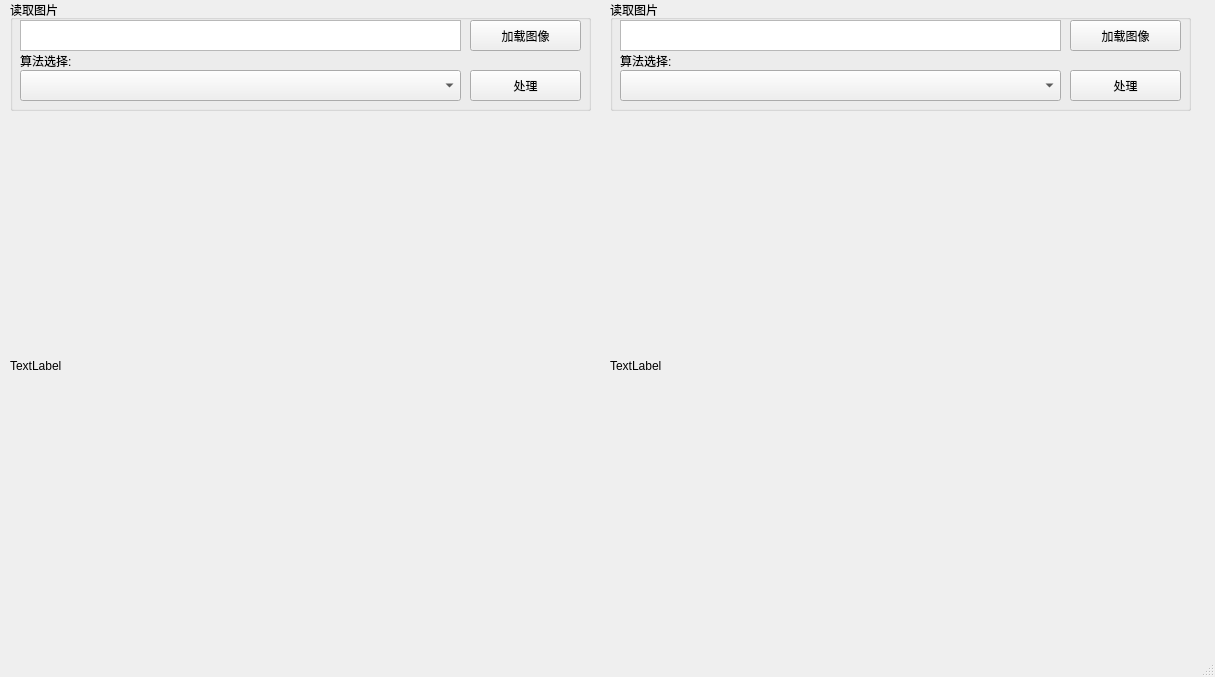
<?xml version="1.0" encoding="UTF-8"?>
<ui version="4.0">
 <class>MainWindow</class>
 <widget class="QMainWindow" name="MainWindow">
  <property name="geometry">
   <rect>
    <x>0</x>
    <y>0</y>
    <width>1215</width>
    <height>677</height>
   </rect>
  </property>
  <property name="windowTitle">
   <string>MainWindow</string>
  </property>
  <property name="AAAAAA" stdset="0">
   <string>BBBBBBBBBBB</string>
  </property>
  <widget class="QWidget" name="centralwidget">
   <widget class="QGroupBox" name="groupBox">
    <property name="geometry">
     <rect>
      <x>10</x>
      <y>0</y>
      <width>581</width>
      <height>111</height>
     </rect>
    </property>
    <property name="title">
     <string>读取图片</string>
    </property>
    <widget class="QComboBox" name="cmb_algorithm">
     <property name="geometry">
      <rect>
       <x>10</x>
       <y>70</y>
       <width>441</width>
       <height>31</height>
      </rect>
     </property>
    </widget>
    <widget class="QTextEdit" name="txt_PathShow">
     <property name="geometry">
      <rect>
       <x>10</x>
       <y>20</y>
       <width>441</width>
       <height>31</height>
      </rect>
     </property>
    </widget>
    <widget class="QPushButton" name="btn_ReadPath">
     <property name="geometry">
      <rect>
       <x>460</x>
       <y>20</y>
       <width>111</width>
       <height>31</height>
      </rect>
     </property>
     <property name="text">
      <string>加载图像</string>
     </property>
    </widget>
    <widget class="QLabel" name="label1">
     <property name="geometry">
      <rect>
       <x>10</x>
       <y>50</y>
       <width>121</width>
       <height>21</height>
      </rect>
     </property>
     <property name="text">
      <string>算法选择:</string>
     </property>
    </widget>
    <widget class="QPushButton" name="btn_procressimg">
     <property name="geometry">
      <rect>
       <x>460</x>
       <y>70</y>
       <width>111</width>
       <height>31</height>
      </rect>
     </property>
     <property name="text">
      <string>处理</string>
     </property>
    </widget>
   </widget>
   <widget class="QGroupBox" name="groupBox_2">
    <property name="geometry">
     <rect>
      <x>610</x>
      <y>0</y>
      <width>581</width>
      <height>111</height>
     </rect>
    </property>
    <property name="title">
     <string>读取图片</string>
    </property>
    <widget class="QComboBox" name="cmb_algorithm_2">
     <property name="geometry">
      <rect>
       <x>10</x>
       <y>70</y>
       <width>441</width>
       <height>31</height>
      </rect>
     </property>
    </widget>
    <widget class="QTextEdit" name="txt_PathShow_2">
     <property name="geometry">
      <rect>
       <x>10</x>
       <y>20</y>
       <width>441</width>
       <height>31</height>
      </rect>
     </property>
    </widget>
    <widget class="QPushButton" name="btn_ReadPath_2">
     <property name="geometry">
      <rect>
       <x>460</x>
       <y>20</y>
       <width>111</width>
       <height>31</height>
      </rect>
     </property>
     <property name="text">
      <string>加载图像</string>
     </property>
    </widget>
    <widget class="QLabel" name="label1_2">
     <property name="geometry">
      <rect>
       <x>10</x>
       <y>50</y>
       <width>121</width>
       <height>21</height>
      </rect>
     </property>
     <property name="text">
      <string>算法选择:</string>
     </property>
    </widget>
    <widget class="QPushButton" name="btn_procressimg_2">
     <property name="geometry">
      <rect>
       <x>460</x>
       <y>70</y>
       <width>111</width>
       <height>31</height>
      </rect>
     </property>
     <property name="text">
      <string>处理</string>
     </property>
    </widget>
   </widget>
   <widget class="QLabel" name="lab_showImg_2">
    <property name="geometry">
     <rect>
      <x>610</x>
      <y>120</y>
      <width>581</width>
      <height>491</height>
     </rect>
    </property>
    <property name="text">
     <string>TextLabel</string>
    </property>
   </widget>
   <widget class="QLabel" name="lab_showImg">
    <property name="geometry">
     <rect>
      <x>10</x>
      <y>120</y>
      <width>581</width>
      <height>491</height>
     </rect>
    </property>
    <property name="text">
     <string>TextLabel</string>
    </property>
   </widget>
  </widget>
  <widget class="QMenuBar" name="menubar">
   <property name="geometry">
    <rect>
     <x>0</x>
     <y>0</y>
     <width>1215</width>
     <height>23</height>
    </rect>
   </property>
  </widget>
  <widget class="QStatusBar" name="statusbar"/>
 </widget>
 <tabstops>
  <tabstop>txt_PathShow</tabstop>
  <tabstop>btn_ReadPath</tabstop>
  <tabstop>cmb_algorithm</tabstop>
  <tabstop>txt_PathShow_2</tabstop>
  <tabstop>btn_ReadPath_2</tabstop>
  <tabstop>cmb_algorithm_2</tabstop>
 </tabstops>
 <resources/>
 <connections/>
</ui>
